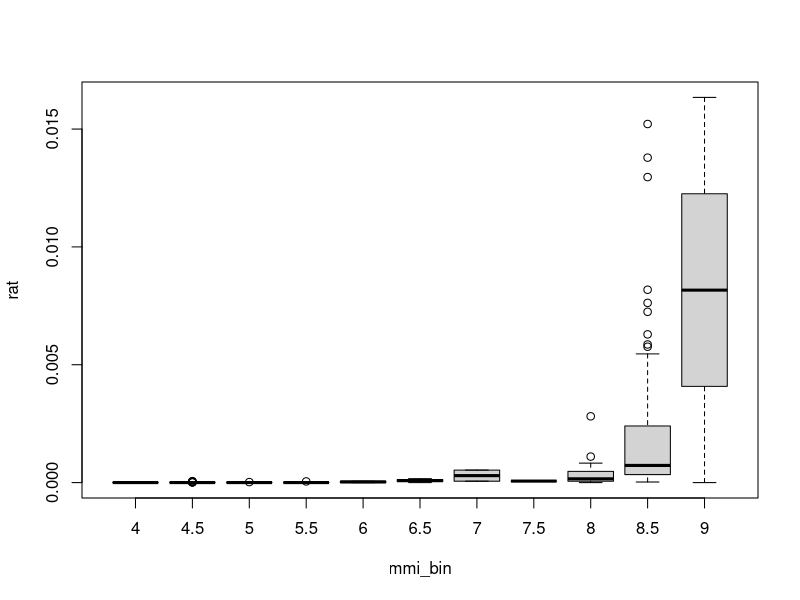
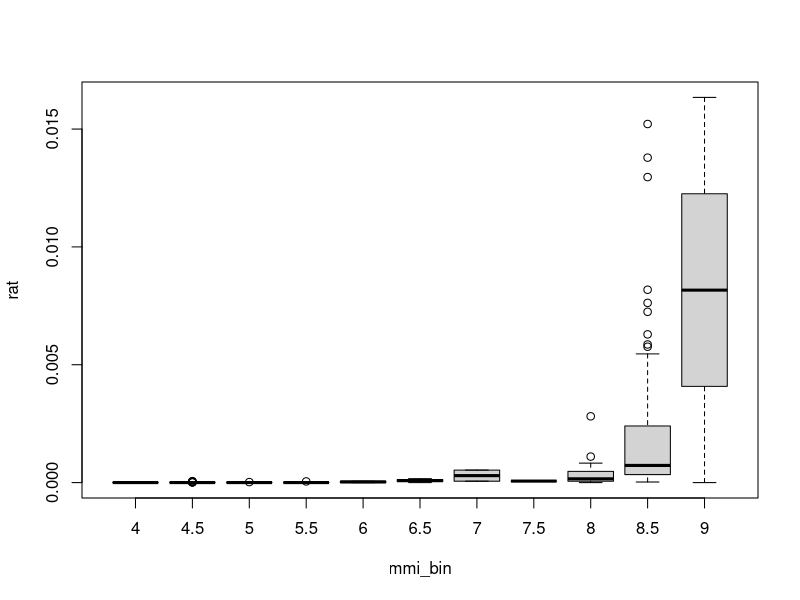
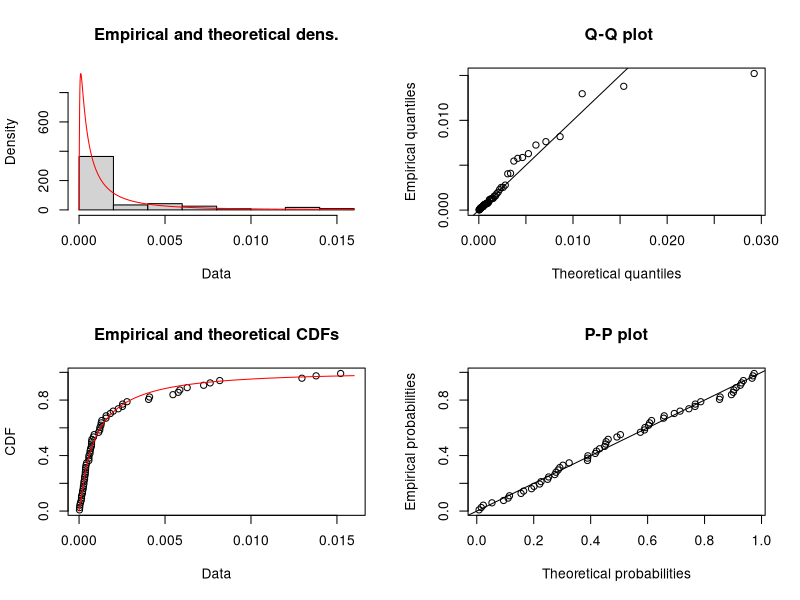
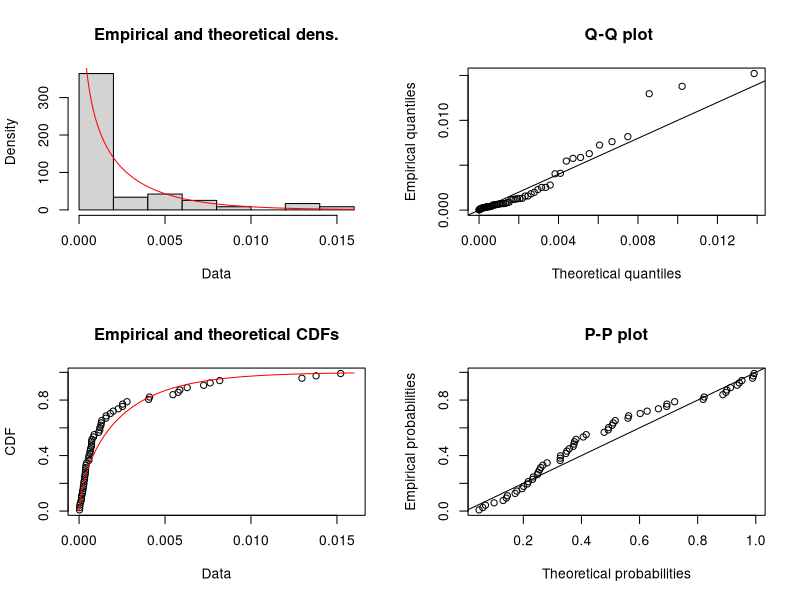
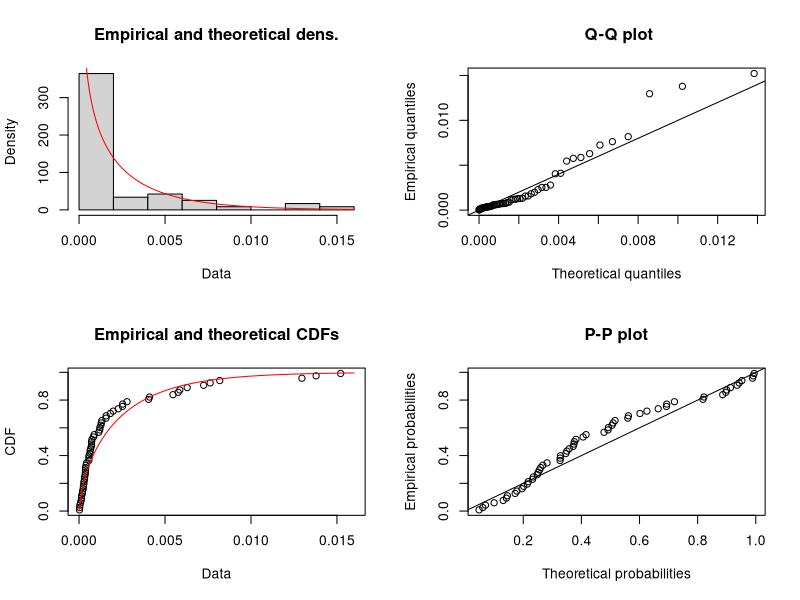
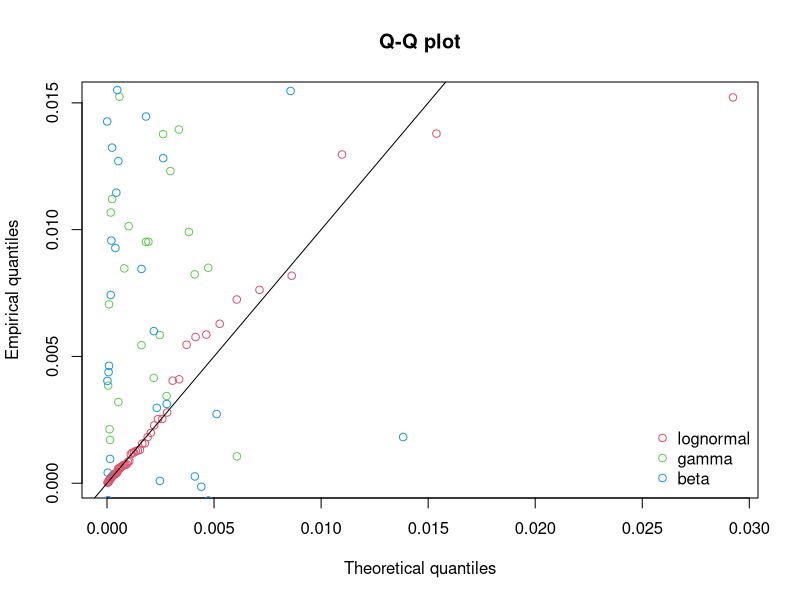
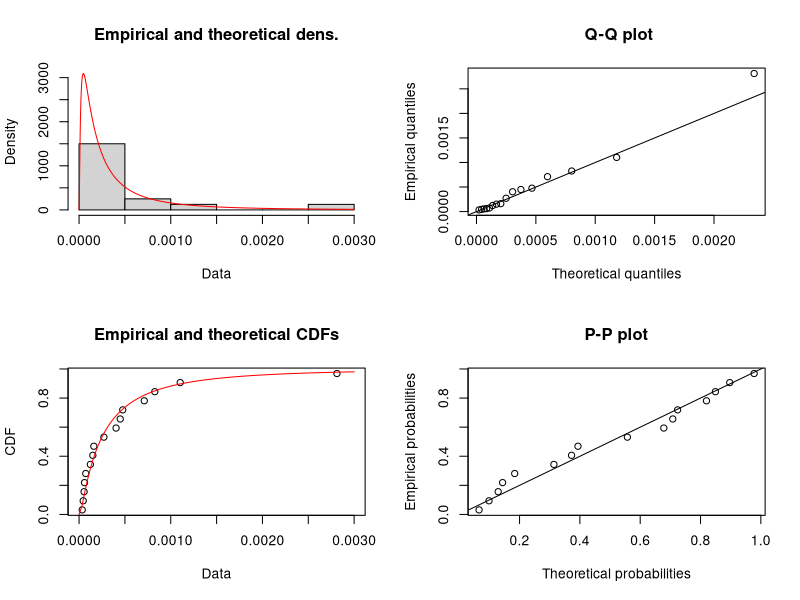
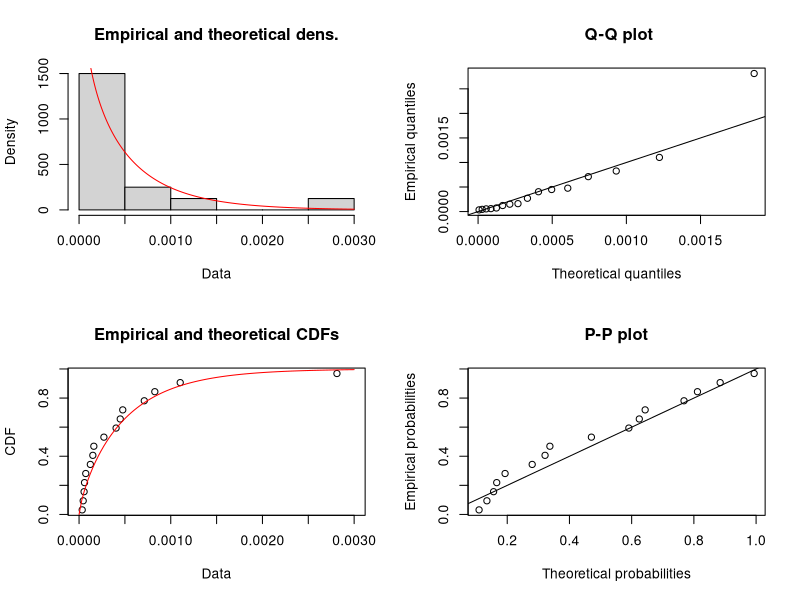

The R source for these figures, in order: (Note: this script raises an error after producing the figures.)
## ---- chunk 1
dat <- read.csv('DATA_WALD_COR_ROUND_12_Feb_2013.csv',header=0)
names(dat) <- c("pop","fat","mmi","mmi_bin","id")
dat$rat <- dat$fat/dat$pop
## ---- chunk 2
aggregate(dat$rat, by=list(dat$mmi_bin), length)
boxplot(rat~mmi_bin, dat)
## ---- chunk 3
aggregate(dat$rat, by=list(dat$mmi_bin), length)
boxplot(rat~mmi_bin, dat)
## ---- chunk 4
y85 <- dat$rat[dat$mmi_bin == 8.5]
y85
# ignore zero values
library(fitdistrplus)
y85_lnorm <- fitdist(y85, "lnorm", method="mle")
plot(y85_lnorm)
## ---- chunk 5
y85_gamma <- fitdist(y85, "gamma", method="mle")
plot(y85_gamma)
## ---- chunk 6
y85_beta <- fitdist(y85, "beta", method="mle")
dev.new()
plot(y85_beta)
## ---- chunk 7
qqcomp(list(y85_lnorm, y85_gamma, y85_beta), legendtext=c("lognormal", "gamma", "beta"))
## ---- chunk 8
y8 <- dat$rat[dat$mmi_bin == 8.0]
y8t <- y8[y8>0.0]
## ---- chunk 9
y8_lnorm <- fitdist(y8t, "lnorm", method="mle")
plot(y8_lnorm)
## ---- chunk 10
y8_gamma <- fitdist(y8t, "gamma", method="mle")
plot(y8_gamma)
## ---- chunk 11
y8_beta <- fitdist(y8t, "beta", method="mle")
plot(y8_beta)
## ---- chunk 12
qqcomp(list(y8_lnorm, y8_gamma, y8_beta), legendtext=c("lognormal", "gamma", "beta"))
#ks.test(y85, "plnorm", y85_lnorm$estimate)
## ---- chunk 13
plot(mmi_bin, log(rat))
